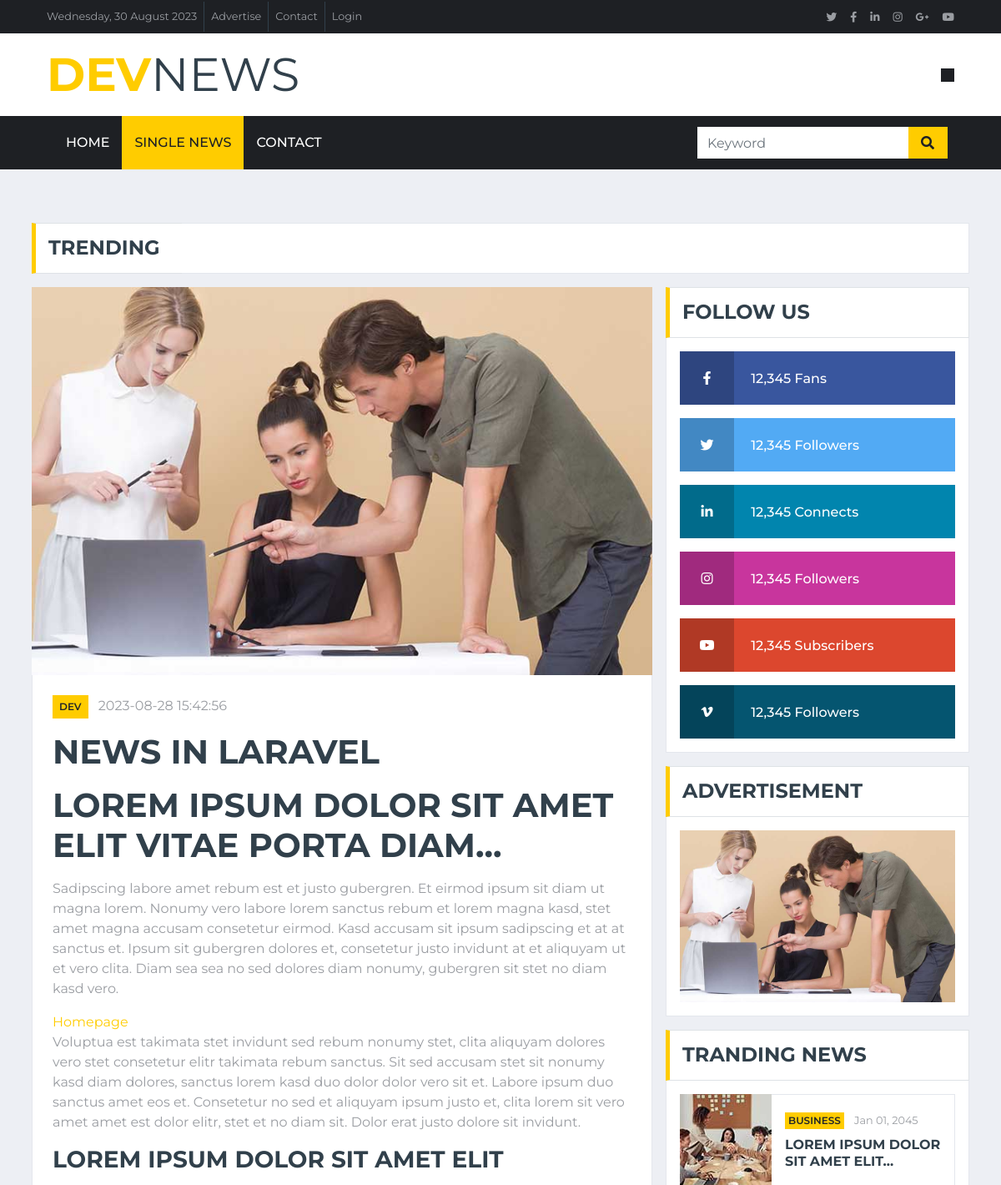
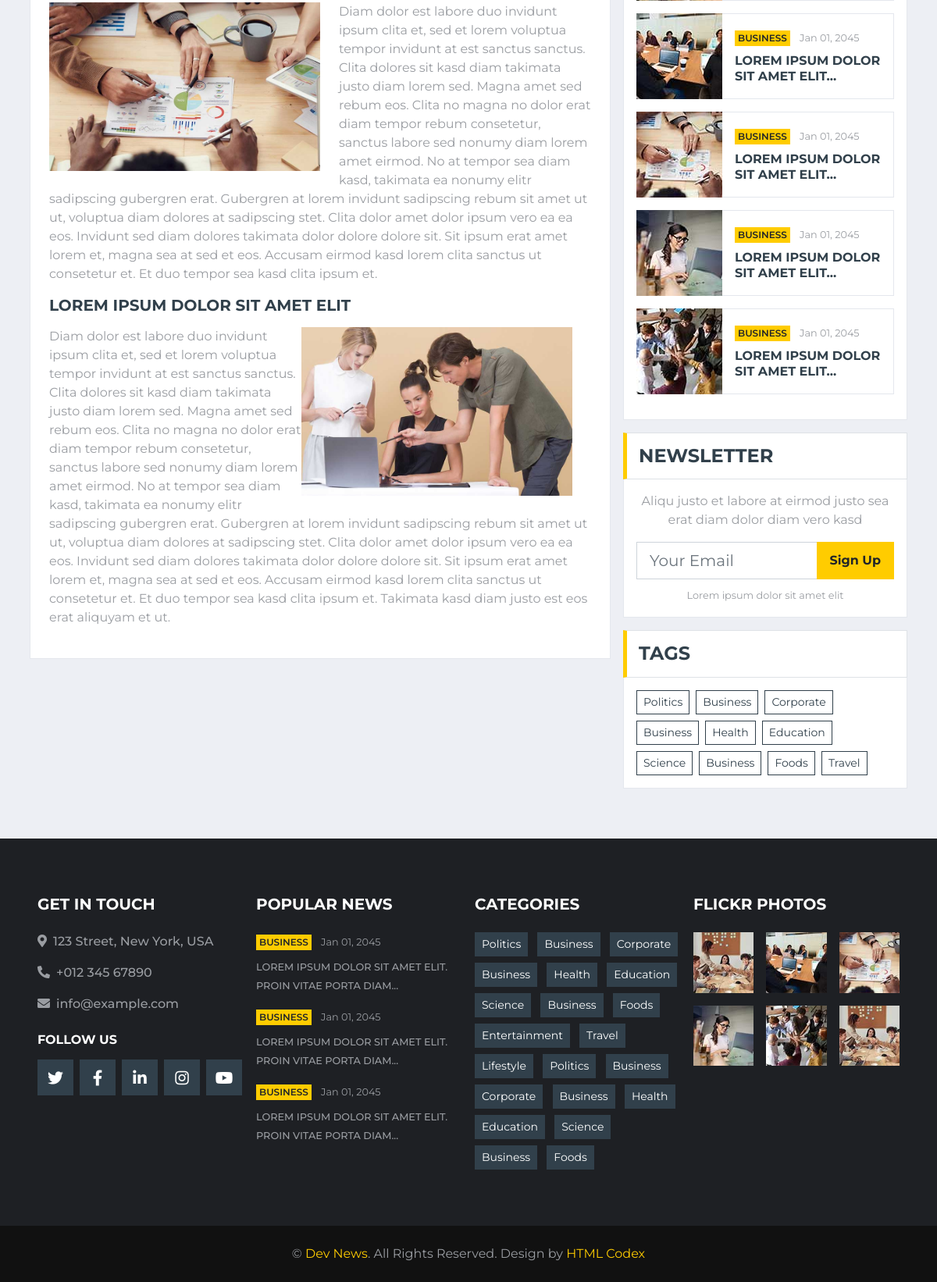
Page /single.php?id=1 on the committed database (2 pictures, top to bottom).
### tables this page shows
CREATE TABLE `posts` (
  `postID` int(11) NOT NULL,
  `postTitle` varchar(200) NOT NULL,
  `postDesc` varchar(10000) NOT NULL,
  `postTime` timestamp NOT NULL DEFAULT CURRENT_TIMESTAMP ON UPDATE CURRENT_TIMESTAMP,
  `postTag` varchar(40) NOT NULL,
  `postAuthor` varchar(40) NOT NULL,
  `post_img` varchar(255) NOT NULL DEFAULT '/img/news-700x435-2.jpg',
  `post_cat` varchar(255) NOT NULL DEFAULT 'business'
);

### single.php (the view, shortened to what this page needs)
<?php
include('db/dbconnect.php');
include('includes/header.php');
if (isset($_REQUEST['id'])) {
    $id = $_REQUEST['id'];
    $query = "SELECT * FROM posts WHERE postID='$id'";
    $result = mysqli_query($connection, $query);
    if ($post = mysqli_fetch_assoc($result)) {
        $title = $post['postTitle'];
        $desc = $post['postDesc'];
        $time = $post['postTime'];
        $img = $post['post_img'];
        $category = $post['post_cat'];
    }
}
?>
<div class="container-fluid mt-5 mb-3 pt-3">
    <div class="container">
        <div class="row align-items-center">
            <div class="col-12">
                <div class="d-flex justify-content-between">
                    <div class="section-title border-right-0 mb-0" style="width: 180px;">
                        <h4 class="m-0 text-uppercase font-weight-bold">Trending</h4>
                    </div>
                    <div class="owl-carousel tranding-carousel position-relative d-inline-flex align-items-center bg-white border border-left-0" style="width: calc(100% - 180px); padding-right: 100px;">
                    </div>
                </div>
            </div>
        </div>
    </div>
</div>
<div class="container-fluid">
    <div class="container">
        <div class="row">
            <div class="col-lg-8">
                <div class="position-relative mb-3">
                    <img class="img-fluid w-100" src=<?php echo $img ?> style="object-fit: cover;">
                    <div class="bg-white border border-top-0 p-4">
                        <div class="mb-3">
                            <a class="badge badge-primary text-uppercase font-weight-semi-bold p-2 mr-2" href=""><?php echo $category ?></a>
                            <a class="text-body" href=""><?php echo $time ?></a>
                        </div>
                        <h1 class="mb-3 text-secondary text-uppercase font-weight-bold"><?php echo $title ?></h1>
                        <?php echo $desc ?>
                    </div>
                </div>
            </div>
            <div class="col-lg-4">
                <div class="mb-3">
                    <div class="section-title mb-0">
                        <h4 class="m-0 text-uppercase font-weight-bold">Follow Us</h4>
                    </div>
                    <div class="bg-white border border-top-0 p-3">
                        <a href="" class="d-block w-100 text-white text-decoration-none mb-3" style="background: #39569E;">
                            <i class="fab fa-facebook-f text-center py-4 mr-3" style="width: 65px; background: rgba(0, 0, 0, .2);"></i>
                            <span class="font-weight-medium">12,345 Fans</span>
                        </a>
                        <a href="" class="d-block w-100 text-white text-decoration-none mb-3" style="background: #52AAF4;">
                            <i class="fab fa-twitter text-center py-4 mr-3" style="width: 65px; background: rgba(0, 0, 0, .2);"></i>
                            <span class="font-weight-medium">12,345 Followers</span>
                        </a>
                        <a href="" class="d-block w-100 text-white text-decoration-none mb-3" style="background: #0185AE;">
                            <i class="fab fa-linkedin-in text-center py-4 mr-3" style="width: 65px; background: rgba(0, 0, 0, .2);"></i>
                            <span class="font-weight-medium">12,345 Connects</span>
                        </a>
                        <a href="" class="d-block w-100 text-white text-decoration-none mb-3" style="background: #C8359D;">
                            <i class="fab fa-instagram text-center py-4 mr-3" style="width: 65px; background: rgba(0, 0, 0, .2);"></i>
                            <span class="font-weight-medium">12,345 Followers</span>
                        </a>
                        <a href="" class="d-block w-100 text-white text-decoration-none mb-3" style="background: #DC472E;">
                            <i class="fab fa-youtube text-center py-4 mr-3" style="width: 65px; background: rgba(0, 0, 0, .2);"></i>
                            <span class="font-weight-medium">12,345 Subscribers</span>
                        </a>
                        <a href="" class="d-block w-100 text-white text-decoration-none" style="background: #055570;">
                            <i class="fab fa-vimeo-v text-center py-4 mr-3" style="width: 65px; background: rgba(0, 0, 0, .2);"></i>
                            <span class="font-weight-medium">12,345 Followers</span>
                        </a>
                    </div>
                </div>
                <div class="mb-3">
                    <div class="section-title mb-0">
                        <h4 class="m-0 text-uppercase font-weight-bold">Advertisement</h4>
                    </div>
                    <div class="bg-white text-center border border-top-0 p-3">
                        <a href=""><img class="img-fluid" src="img/news-800x500-2.jpg" alt=""></a>
                    </div>
                </div>
                <div class="mb-3">
                    <div class="section-title mb-0">
                        <h4 class="m-0 text-uppercase font-weight-bold">Tranding News</h4>
                    </div>
                    <div class="bg-white border border-top-0 p-3">
                        <div class="d-flex align-items-center bg-white mb-3" style="height: 110px;">
                            <img class="img-fluid" src="img/news-110x110-1.jpg" alt="">
                            <div class="w-100 h-100 px-3 d-flex flex-column justify-content-center border border-left-0">
                                <div class="mb-2">
                                    <a class="badge badge-primary text-uppercase font-weight-semi-bold p-1 mr-2" href="">Business</a>
                                    <a class="text-body" href=""><small>Jan 01, 2045</small></a>
                                </div>
                                <a class="h6 m-0 text-secondary text-uppercase font-weight-bold" href="">Lorem ipsum dolor sit amet elit...</a>
                            </div>
                        </div>
                        <div class="d-flex align-items-center bg-white mb-3" style="height: 110px;">
                            <img class="img-fluid" src="img/news-110x110-2.jpg" alt="">
                            <div class="w-100 h-100 px-3 d-flex flex-column justify-content-center border border-left-0">
                                <div class="mb-2">
                                    <a class="badge badge-primary text-uppercase font-weight-semi-bold p-1 mr-2" href="">Business</a>
                                    <a class="text-body" href=""><small>Jan 01, 2045</small></a>
                                </div>
                                <a class="h6 m-0 text-secondary text-uppercase font-weight-bold" href="">Lorem ipsum dolor sit amet elit...</a>
                            </div>
                        </div>
                        <div class="d-flex align-items-center bg-white mb-3" style="height: 110px;">
                            <img class="img-fluid" src="img/news-110x110-3.jpg" alt="">
                            <div class="w-100 h-100 px-3 d-flex flex-column justify-content-center border border-left-0">
                                <div class="mb-2">
                                    <a class="badge badge-primary text-uppercase font-weight-semi-bold p-1 mr-2" href="">Business</a>
                                    <a class="text-body" href=""><small>Jan 01, 2045</small></a>
                                </div>
                                <a class="h6 m-0 text-secondary text-uppercase font-weight-bold" href="">Lorem ipsum dolor sit amet elit...</a>
                            </div>
                        </div>
                        <div class="d-flex align-items-center bg-white mb-3" style="height: 110px;">
                            <img class="img-fluid" src="img/news-110x110-4.jpg" alt="">
                            <div class="w-100 h-100 px-3 d-flex flex-column justify-content-center border border-left-0">
                                <div class="mb-2">
                                    <a class="badge badge-primary text-uppercase font-weight-semi-bold p-1 mr-2" href="">Business</a>
                                    <a class="text-body" href=""><small>Jan 01, 2045</small></a>
                                </div>
                                <a class="h6 m-0 text-secondary text-uppercase font-weight-bold" href="">Lorem ipsum dolor sit amet elit...</a>
                            </div>
                        </div>
                        <div class="d-flex align-items-center bg-white mb-3" style="height: 110px;">
                            <img class="img-fluid" src="img/news-110x110-5.jpg" alt="">
                            <div class="w-100 h-100 px-3 d-flex flex-column justify-content-center border border-left-0">
                                <div class="mb-2">
                                    <a class="badge badge-primary text-uppercase font-weight-semi-bold p-1 mr-2" href="">Business</a>
                                    <a class="text-body" href=""><small>Jan 01, 2045</small></a>
                                </div>
                                <a class="h6 m-0 text-secondary text-uppercase font-weight-bold" href="">Lorem ipsum dolor sit amet elit...</a>
                            </div>
                        </div>
                    </div>
                </div>
                <div class="mb-3">
                    <div class="section-title mb-0">
                        <h4 class="m-0 text-uppercase font-weight-bold">Newsletter</h4>
                    </div>
                    <div class="bg-white text-center border border-top-0 p-3">
                        <p>Aliqu justo et labore at eirmod justo sea erat diam dolor diam vero kasd</p>
                        <div class="input-group mb-2" style="width: 100%;">
                            <input type="text" class="form-control form-control-lg" placeholder="Your Email">
                            <div class="input-group-append">
                                <button class="btn btn-primary font-weight-bold px-3">Sign Up</button>
                            </div>
                        </div>
                        <small>Lorem ipsum dolor sit amet elit</small>
                    </div>
                </div>
                <div class="mb-3">
                    <div class="section-title mb-0">
                        <h4 class="m-0 text-uppercase font-weight-bold">Tags</h4>
                    </div>
                    <div class="bg-white border border-top-0 p-3">
                        <div class="d-flex flex-wrap m-n1">
                            <a href="" class="btn btn-sm btn-outline-secondary m-1">Politics</a>
                            <a href="" class="btn btn-sm btn-outline-secondary m-1">Business</a>
                            <a href="" class="btn btn-sm btn-outline-secondary m-1">Corporate</a>
                            <a href="" class="btn btn-sm btn-outline-secondary m-1">Business</a>
                            <a href="" class="btn btn-sm btn-outline-secondary m-1">Health</a>
                            <a href="" class="btn btn-sm btn-outline-secondary m-1">Education</a>
                            <a href="" class="btn btn-sm btn-outline-secondary m-1">Science</a>
                            <a href="" class="btn btn-sm btn-outline-secondary m-1">Business</a>
                            <a href="" class="btn btn-sm btn-outline-secondary m-1">Foods</a>
                            <a href="" class="btn btn-sm btn-outline-secondary m-1">Travel</a>
                        </div>
                    </div>
                </div>
            </div>
        </div>
    </div>
</div>
<?php
include('includes/footer.php');

### rows in the picture
posts: post_img (picture), post_cat "DEV", postTime "2023-08-28 15:42:56", postTitle "NEWS IN LARAVEL", postDesc "LOREM IPSUM DOLOR SIT AMET ELIT VITAE PORTA DIAM... Sadipscing labore amet rebum est et justo gubergren. Et eirmod ipsum sit diam ut magna lorem. Nonumy vero labore lorem sanctus rebum et lorem magna kasd, stet amet magna accusam consetetur eirmod. Kasd accusam sit ipsum sadipscing et at at sanctus et. Ipsum sit gubergren dolores et, consetetur justo invidunt at et aliquyam ut et vero clita. Diam sea sea no sed dolores diam nonumy, gubergren sit stet no diam kasd vero. Homepage Voluptua est takimata stet invidunt sed rebum nonumy stet, clita aliquyam dolores vero stet consetetur elitr takimata rebum sanctus. Sit sed accusam stet sit nonumy kasd diam dolores, sanctus lorem kasd duo dolor…", postDesc (picture)
